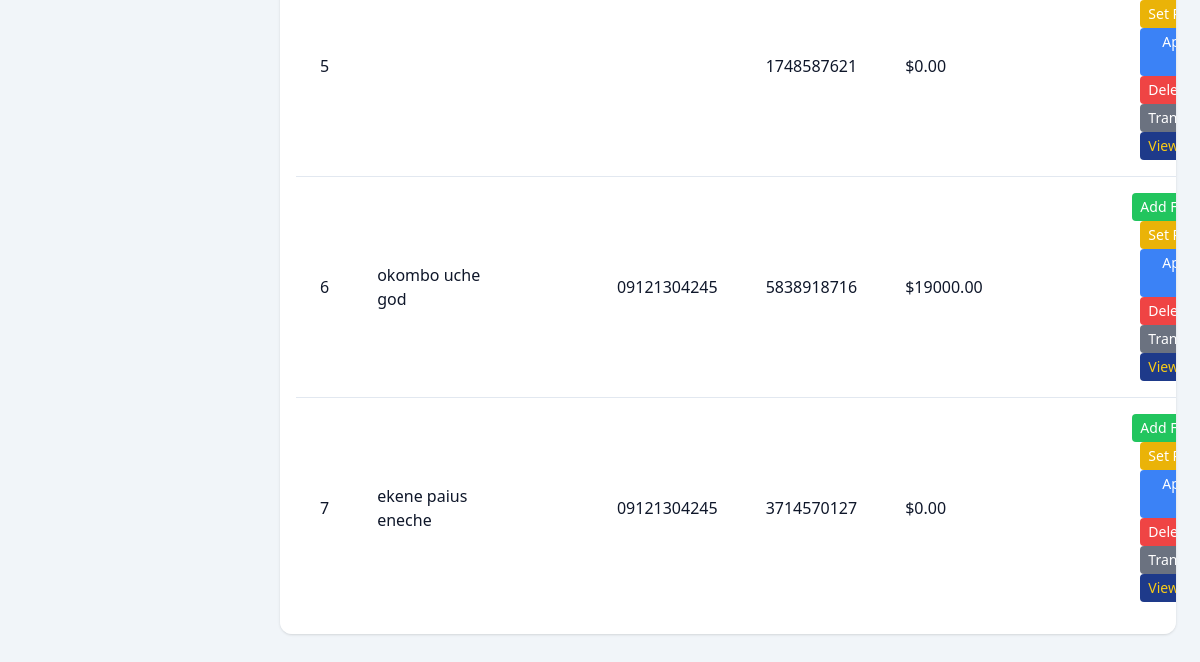
The page /admin-dashboard/ (signed in, lower part) on the database as committed earlier.
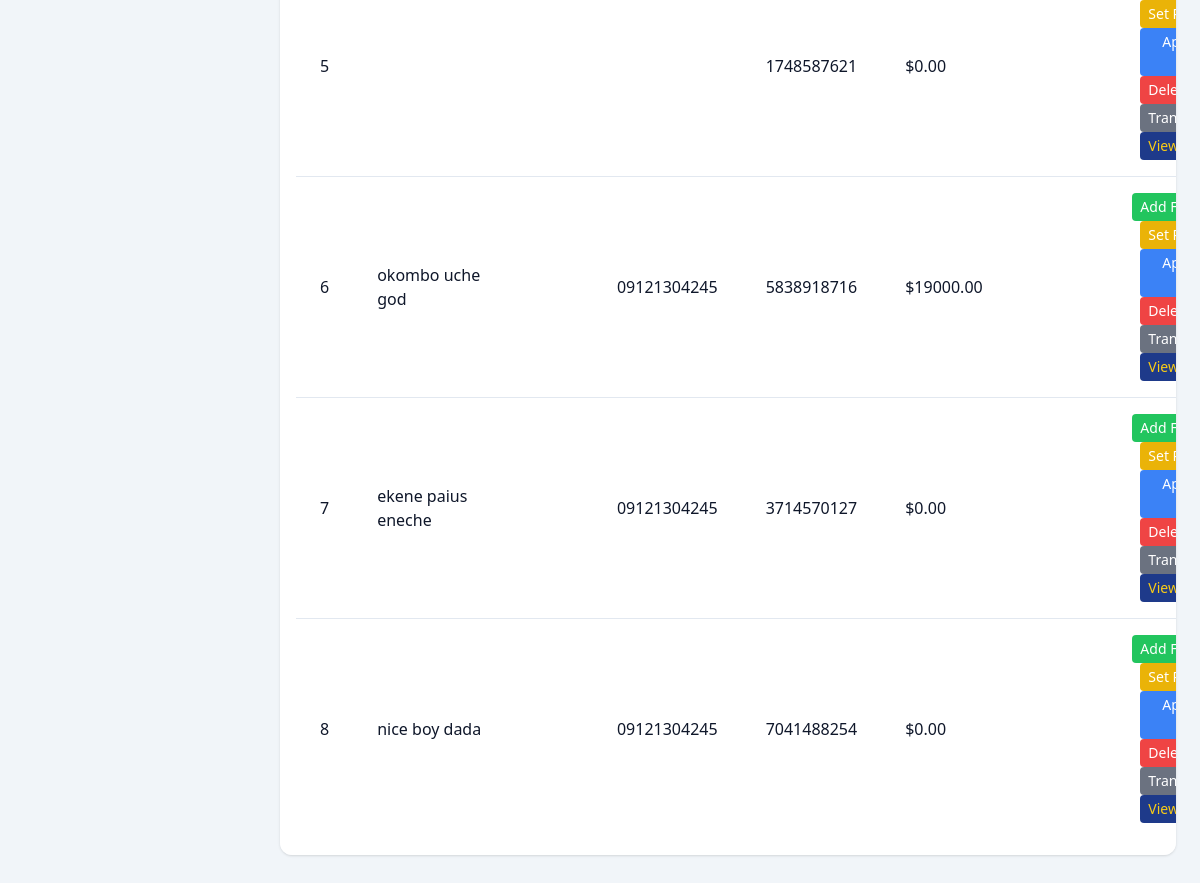
The same page on the database as committed later.
### core/models.py (models this page shows, shortened)
class UserProfile(models.Model):
	user = models.OneToOneField(User, on_delete=models.CASCADE)
	full_name = models.CharField(max_length=100)
	phone = models.CharField(max_length=20)
	address = models.CharField(max_length=255)
	dob = models.DateField()
	sex = models.CharField(max_length=10)
	country = models.CharField(max_length=50)
	occupation = models.CharField(max_length=50)
	passport = models.ImageField(upload_to='passports/')
	account_number = models.CharField(max_length=20, unique=True, default=generate_account_number)
	balance = models.DecimalField(max_digits=12, decimal_places=2, default=0.00)
	is_authorized = models.BooleanField(default=True)  # If False, transfers require admin approval
	pending_transfer = models.DecimalField(max_digits=12, decimal_places=2, default=0.00)  # Amount pending admin approval
	transfer_pin = models.CharField(max_length=10, blank=True, null=True)  # PIN issued by admin
	is_frozen = models.BooleanField(default=False)  # If True, account is frozen

### core/views.py (the view, shortened to what this page needs)
# urls.py: path('admin-dashboard/', views.admin_dashboard, name='admin_dashboard'),
@staff_member_required
def admin_dashboard(request):
    from django.contrib import messages
    from .models import UserProfile, Transaction, Notification
    users = UserProfile.objects.all()
    transactions = Transaction.objects.all().order_by('-timestamp')[:50]
    return render(request, 'core/admin_dashboard.html', {'users': users, 'transactions': transactions})

### core/templates/core/admin_dashboard.html (shortened to what this page needs)
<!DOCTYPE html>
<html lang="en" class="dark">
<head>
    <script src="https://cdn.tailwindcss.com"></script>
</head>
<body class="bg-slate-100 dark:bg-slate-900 text-slate-900 dark:text-slate-100">
<div class="min-h-screen flex flex-col">
    <div class="flex-1 admin-main md:ml-64 p-4 md:p-6">
        <div id="usersTableSection" class="overflow-x-auto bg-white dark:bg-slate-800 rounded-xl shadow p-4 mb-6">
            <table class="min-w-full divide-y divide-slate-200 dark:divide-slate-700 admin-table">
                <tbody class="divide-y divide-slate-200 dark:divide-slate-700">
                    {% for user in users %}
                    <tr class="hover:bg-blue-50 dark:hover:bg-slate-700 transition">
                        <td class="px-6 py-4">{{ forloop.counter }}</td>
                        <td class="px-6 py-4">{{ user.full_name }}</td>
                        <td class="px-6 py-4">{{ user.email }}</td>
                        <td class="px-6 py-4">{{ user.phone }}</td>
                        <td class="px-6 py-4">{{ user.account_number }}</td>
                        <td class="px-6 py-4"><span id="balance-{{ forloop.counter }}" class="balance-value">${{ user.balance }}</span></td>
                        <td class="px-6 py-4">
                        </td>
                        <td class="px-6 py-4 space-x-2">
                            <button onclick="openAddFunds({{ user.id }})" class="bg-green-500 hover:bg-green-400 px-2 py-1 rounded text-white text-sm">Add Funds</button>
                            <button onclick="openSetPin({{ user.id }})" class="bg-yellow-500 hover:bg-yellow-400 px-2 py-1 rounded text-white text-sm">Set PIN</button>
                            <button onclick="approveKYC({{ forloop.counter }})" class="bg-blue-500 hover:bg-blue-400 px-2 py-1 rounded text-white text-sm">Approve KYC</button>
                            <form id="deleteUserForm-{{ user.id }}" method="post" style="display:inline;">
                                <button type="button" onclick="deleteUser({{ user.id }})" class="bg-red-500 hover:bg-red-400 px-2 py-1 rounded text-white text-sm">Delete</button>
                            </form>
                            <button onclick="toggleTxHistory({{ forloop.counter }})" class="bg-gray-500 hover:bg-gray-400 px-2 py-1 rounded text-white text-sm">Transactions</button>
                            <button onclick="openUserDetails({{ forloop.counter }})" class="bg-blue-900 hover:bg-blue-800 px-2 py-1 rounded text-yellow-400 text-sm">View Details</button>
                        </td>
                    </tr>
                    {% endfor %}
                </tbody>
            </table>
        </div>
    </div>
</div>
</body>
</html>

Rows that differ between the two databases and show on the page:
added UserProfile: full_name "nice boy dada", phone "09121304245", account_number "7041488254", balance "0.00"
